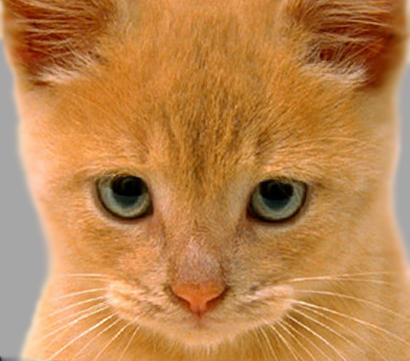
%> input picture Michael_Chan_HW1/hw1/prob_edge/cat.bmp, 410 x 361 px, given in place of 119082.jpg, which was not available
$ octave evaluateSegmentation.m   (GNU Octave 9; MATLAB toolbox functions it lacks are replaced by stand-ins)
%> lines starting %> are read from the running program, lines starting %| are printed output that depends on the picture; pictures that were not available may be replaced by others from this repository, and a replacement may not be noted
### Michael_Chan_HW1/hw1/prob_edge/edgeGradient.m
function bmap = edgeGradient(im)
c = edge(rgb2gray(im),'canny');
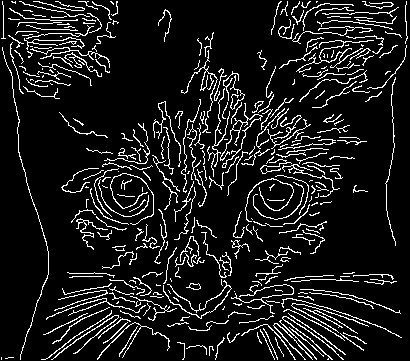
%> c: size 361x410 logical; 10.4% white in thin lines or dots
[m,t] = gradientMagnitude(im,2);
size(c)
size(m)
bmap = (c .* m);
end

### Michael_Chan_HW1/hw1/prob_edge/gradientMagnitude.m
function [mag,theta] = gradientMagnitude(im,sigma)
%> called with sigma = 2

% [5 lines of commented-out code are left out]
GFilterImg = imgaussfilt(im,sigma);


% red = image(:,:,1); % Red channel\
% green = image(:,:,2); % Green channel
% blue = image(:,:,3); % Blue channel
red = GFilterImg(:,:,1); % Red channel
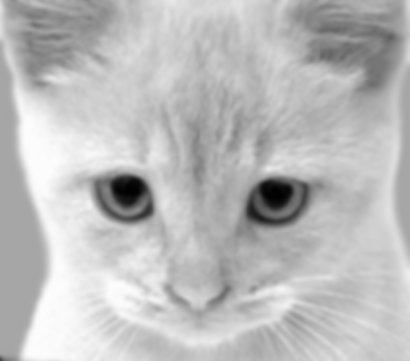
%> red: size 361x410 double; min 0.00349, max 0.993, mean 0.738
green = GFilterImg(:,:,2); % Green channel
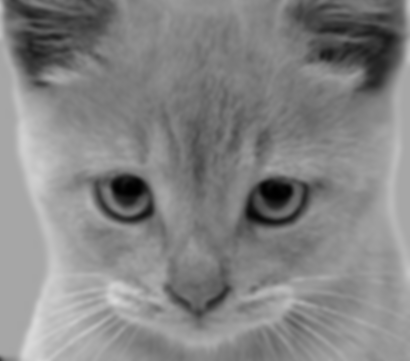
%> green: size 361x410 double; min 0.00218, max 0.85, mean 0.52
blue = GFilterImg(:,:,3); % Blue channel
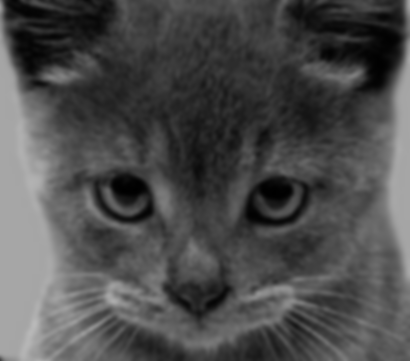
%> blue: size 361x410 double; min 0.00211, max 0.728, mean 0.302

% red = BW(:,:,1); % Red channel
% green = BW(:,:,2); % Green channel
% blue = BW(:,:,3); % Blue channel

% figure, imshow(just_green), title('Red channel')

convMatx = [1,0,-1;
           1,0,-1;
           1,0,-1];
convMaty = [1,1,1;
           0,0,0;
           -1,-1,-1];
%% Red Channel
Gx_red = imfilter(red, convMatx);
Gy_red = imfilter(red, convMaty);
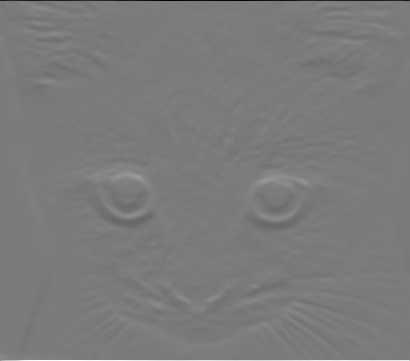
%> Gy_red: size 361x410 double; min -2.71, max 2.9, mean -0.000615; drawn with min black and max white
G_red = sqrt(Gx_red.^2+Gy_red.^2);

% Ix = imfilter(red, double(Gx_red));
% Iy = imfilter(red, double(Gy_red));
% G_red = sqrt(Ix.^2+Iy.^2);

%% Blue Channel
Gx_blue = imfilter(blue, convMatx);
Gy_blue = imfilter(blue, convMaty);
G_blue = sqrt(Gx_blue.^2+Gy_blue.^2);

% Ix = imfilter(blue, double(Gx_blue));
% Iy = imfilter(blue,double(Gy_blue));
% G_blue = sqrt(Ix.^2+Iy.^2);
%% Green Channel
Gx_green = imfilter(green, convMatx);
Gy_green = imfilter(green, convMaty);
G_green = sqrt(Gx_green.^2+Gy_green.^2);

% Ix = imfilter(green, double(Gx_green));
% Iy = imfilter(green,double(Gy_green));
% G_green = sqrt(Ix.^2+Iy.^2);
%% Find the Max pixel
G_size = zeros(size(G_red));
theta = zeros(size(G_red));
mag = zeros(size(G_red));
for i = 1:numel(G_size)
     pixelGrad = [G_red(i),G_blue(i),G_green(i)];
     mag(i) = max(pixelGrad);
     if mag(i) == G_red(i)
         theta(i) = atan2(Gy_red(i),Gx_red(i));
     end

     if mag(i) == G_blue(i)
         theta(i) = atan2(Gy_blue(i),Gx_blue(i));
     end

     if mag(i) == G_green(i)
         theta(i) = atan2(Gy_green(i),Gx_green(i));
     end
end
%> this loop made 148010 passes
%> pixelGrad on passes 1 to 3: [2.23 1.17 1.74], [2.35 1.22 1.83], [2.39 1.3 1.88]
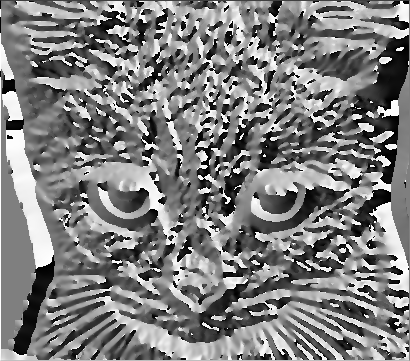
%> theta: size 361x410 double; min -3.14, max 3.14, mean -0.00752; drawn with min black and max white

end

### Michael_Chan_HW1/hw1/prob_edge/evaluateSegmentation.m
% evaluateSegmentation.m

% set the directories for images, ground truth, and results
maindir = 'C:\Users\Girls Who Code\Desktop\RBE549\hw1\prob_edge'; % this should point to your prob_seg directory
ids = load(fullfile(maindir, 'iids_test.txt'));
imdir = fullfile(maindir, 'data', 'images');
gtdir = fullfile(maindir, 'data', 'human');
resultbasedir = fullfile(maindir, 'results');
addpath('./util');
% addpath('./solutions'); % change to your solutions directory

makehtml = true; % optional, for creating html pages for results
overwrite = false; % set to false if you want to skip already processed images

methods = {'gradient', 'oriented'};

for m = 1:numel(methods) % choose which methods to run

  close all;

  method = methods{m};
  resultdir = fullfile(resultbasedir, 'color', method);
  if ~exist(resultdir, 'file')
    mkdir(resultdir); % create the result directory for the current method
  end

  for f = 1:numel(ids) % loop through each test image

    if ~overwrite && exist(fullfile(resultdir, [num2str(ids(f)) '.bmp']), 'file')
     continue; % skip if the output already exists
    end

    imfn = fullfile(imdir, [num2str(ids(f)) '.jpg']);
    im = im2double(imread(imfn));
    switch method
      case 'gradient'
        bmap = edgeGradient(im); % you write this
%> in edgeGradient, `bmap = (c .* m);`:
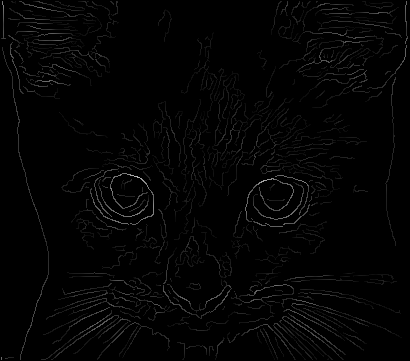
%> bmap: size 361x410 double; min 0, max 0.715, mean 0.015
      case 'oriented'
        bmap = edgeOrientedFilters(im); % you write this
      otherwise
        error(['invalid case: ' method]);
    end
%     figure(1), imshow(im); % show input image
%     figure(2), imshow(mat2gray(bmap)), axis image, colormap gray % show boundary scores with wider edges
    drawnow; % makes sure that display updates inside loop
    imwrite(bmap, fullfile(resultdir, [num2str(ids(f)) '.bmp'])); % save boundary scores
%> (the run ends here)
